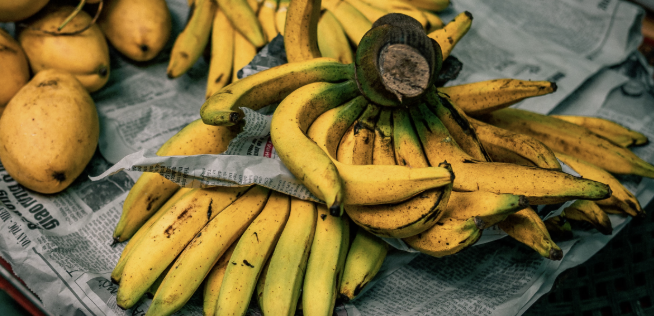
#> input picture tests/npusim_examples/test.jpg, 654 x 316 px
$ python prepare_image.py test.jpg out.png
#> lines starting #> are read from the running program, lines starting #| are printed output that depends on the picture
from PIL import Image
import numpy as np
import sys

img = Image.open(sys.argv[1]).convert("RGB").resize((224, 224))
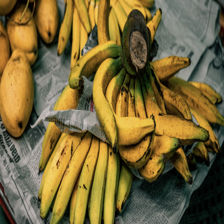
#> img: PIL image 224x224 RGB; mean R, G, B 120.1, 103.7, 57.9
arr = np.array(img, dtype=np.int16)
arr = np.clip(arr - 128, -128, 127).astype(np.int8)
np.save(sys.argv[2], arr.reshape(-1))
print("saved", sys.argv[2], "shape", arr.shape)
#| saved out.png shape (224, 224, 3)
